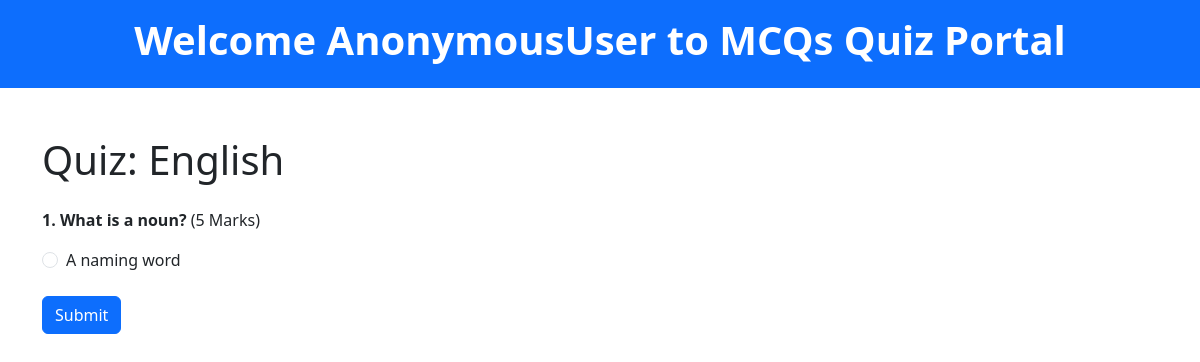
Screenshot of /quiz/2/ with the database file from the repository.
### quiz/models.py (models this page shows, shortened)
class Category(models.Model):
    name = models.CharField(max_length=100)
    total_marks = models.PositiveIntegerField(default=0)

class Question(models.Model):
    category = models.ForeignKey(Category, on_delete=models.CASCADE, related_name='questions')
    question_text = models.TextField()
    marks = models.PositiveIntegerField(default=1)

class Answer(models.Model):
    question = models.ForeignKey(Question, on_delete=models.CASCADE, related_name='answers')
    answer_text = models.CharField(max_length=200)
    is_correct = models.BooleanField(default=False)

### quiz/views.py (the view)
# urls.py: path('', include('quiz.urls')),
def quiz(request, category_id):
    category = Category.objects.get(id=category_id)
    questions = category.questions.all()
    return render(request, 'quiz/quiz.html', {'category': category, 'questions': questions})

### quiz/templates/quiz/quiz.html (shortened to what this page needs)
<!DOCTYPE html>
<html lang="en">
<head>
    <link href="https://cdn.jsdelivr.net/npm/bootstrap@5.3.3/dist/css/bootstrap.min.css" rel="stylesheet">
</head>
<body>
        <header class="bg-primary text-white text-center py-3">
            <h1 class="fw-bold">Welcome {{user}} to MCQs Quiz Portal</h1>
        </header>
    <div class="container mt-5">
        <h1 class="mb-4">Quiz: {{ category.name }}</h1>
        <form method="post" action="{% url 'submit_quiz' category.id %}">
            {% for question in questions %}
            <div class="mb-4">
                <p><strong>{{ forloop.counter }}. {{ question.question_text }}</strong> ({{ question.marks }} Marks)</p>
                {% for answer in question.answers.all %}
                <div class="form-check">
                    <input type="radio" class="form-check-input" name="question_{{ question.id }}" value="{{ answer.id }}" id="answer_{{ answer.id }}">
                    <label class="form-check-label" for="answer_{{ answer.id }}">{{ answer.answer_text }}</label>
                </div>
                {% endfor %}
            </div>
            {% endfor %}
            <button type="submit" class="btn btn-primary">Submit</button>
        </form>
    </div>
</body>
</html>

### rows the page displays
Category: name "English"
Question: question_text "What is a noun?", marks "5"
Answer: answer_text "A naming word"

### other values shown
{{ user }} "AnonymousUser"
